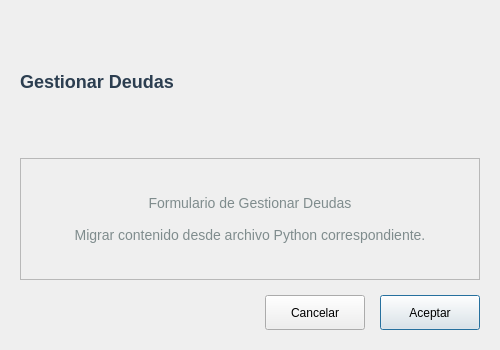
<?xml version="1.0" encoding="UTF-8"?>
<ui version="4.0">
 <class>PaymentDebtDialog</class>
 <widget class="QDialog" name="PaymentDebtDialog">
  <property name="geometry">
   <rect>
    <x>0</x>
    <y>0</y>
    <width>500</width>
    <height>350</height>
   </rect>
  </property>
  <property name="windowTitle">
   <string>Gestionar Deudas</string>
  </property>
  <property name="modal">
   <bool>true</bool>
  </property>
  <layout class="QVBoxLayout" name="mainLayout">
   <property name="spacing">
    <number>15</number>
   </property>
   <property name="leftMargin">
    <number>20</number>
   </property>
   <property name="topMargin">
    <number>20</number>
   </property>
   <property name="rightMargin">
    <number>20</number>
   </property>
   <property name="bottomMargin">
    <number>20</number>
   </property>
   
   <item>
    <widget class="QLabel" name="lblTitle">
     <property name="text">
      <string>Gestionar Deudas</string>
     </property>
     <property name="styleSheet">
      <string>font-size: 18px; font-weight: bold; color: #2c3e50;</string>
     </property>
    </widget>
   </item>
   
   <item>
    <widget class="QFrame" name="frameContent">
     <property name="frameShape">
      <enum>QFrame::StyledPanel</enum>
     </property>
     <layout class="QVBoxLayout" name="contentLayout">
      <item>
       <widget class="QLabel" name="lblPlaceholder">
        <property name="text">
         <string>Formulario de Gestionar Deudas

Migrar contenido desde archivo Python correspondiente.</string>
        </property>
        <property name="alignment">
         <set>Qt::AlignCenter</set>
        </property>
        <property name="styleSheet">
         <string>color: #7f8c8d; font-size: 14px; padding: 20px;</string>
        </property>
       </widget>
      </item>
     </layout>
    </widget>
   </item>
   
   <item>
    <layout class="QHBoxLayout" name="buttonLayout">
     <item>
      <spacer name="buttonSpacer">
       <property name="orientation">
        <enum>Qt::Horizontal</enum>
       </property>
       <property name="sizeHint" stdset="0">
        <size>
         <width>40</width>
         <height>20</height>
        </size>
       </property>
      </spacer>
     </item>
     <item>
      <widget class="QPushButton" name="btnCancel">
       <property name="text">
        <string>Cancelar</string>
       </property>
       <property name="minimumSize">
        <size>
         <width>100</width>
         <height>35</height>
        </size>
       </property>
      </widget>
     </item>
     <item>
      <widget class="QPushButton" name="btnAccept">
       <property name="text">
        <string>Aceptar</string>
       </property>
       <property name="default">
        <bool>true</bool>
       </property>
       <property name="minimumSize">
        <size>
         <width>100</width>
         <height>35</height>
        </size>
       </property>
      </widget>
     </item>
    </layout>
   </item>
  </layout>
 </widget>
 
 <resources/>
 <connections>
  <connection>
   <sender>btnCancel</sender>
   <signal>clicked()</signal>
   <receiver>PaymentDebtDialog</receiver>
   <slot>reject()</slot>
  </connection>
 </connections>
</ui>
